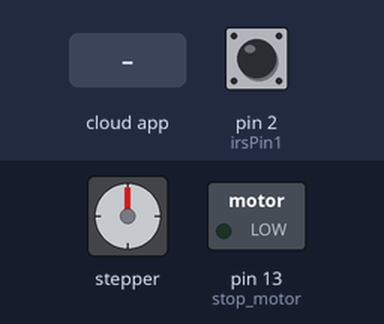
Bench run of a sketch on a simulated Arduino Uno, built with avr-gcc and run on an emulated ATmega328P. Parts: stepper motor, switched loads named in the sketch (green lamp = pin HIGH). Inputs (shaded band) come from the test bench; at power-on: pin 2 (irsPin1) HIGH. The ROS host is connected and sends only what is stated; stepper angles assume 200 steps per turn.

Above: at 1.2 s.
1.3 s: pin 2 (irsPin1) driven LOW
At 2.0 s:
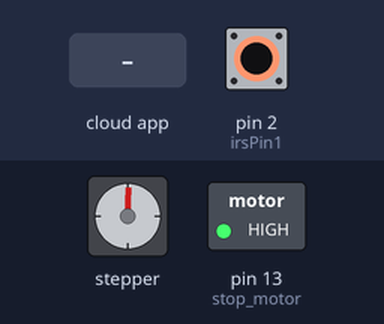
2.8 s: the phone or cloud app sets home to 0
At 3.09 s:
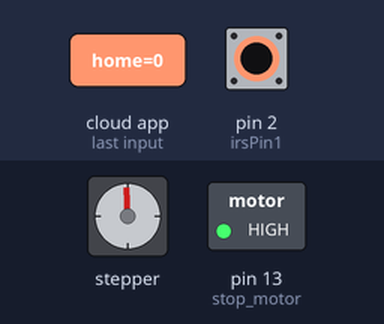
5.8 s: pin 2 (irsPin1) pulsed HIGH 2 times (0.12 s each, 0.3 s apart)
At 7.5 s:
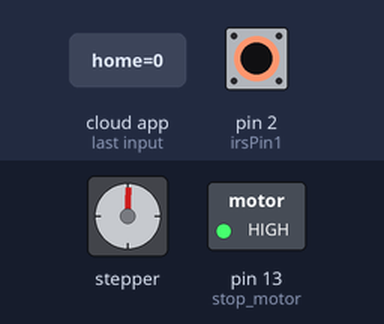
7.9 s: the phone or cloud app sets home to 1
At 8.52 s:
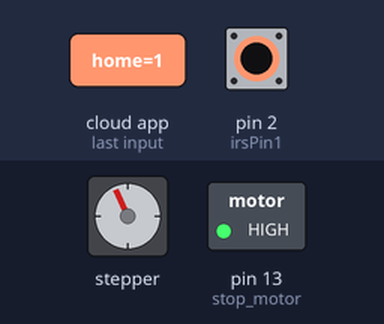
Timing chart, 0 to 22.5 s (numbered marks = the images above; inputs shaded):
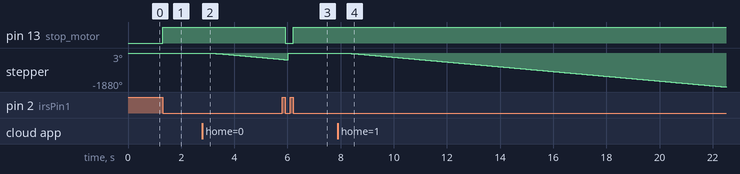

The sketch:

serial_v2.ino.ino
```cpp
//serial_node beta

// ----------LIBRARIES--------------
#include <ros.h>
#include <std_msgs/Float32MultiArray.h>
#include <std_msgs/Int32MultiArray.h>
#include <std_msgs/String.h>
#include <AccelStepper.h>
//IntervalTimer myTimer; //Cannot use with uno :(

// --------CONSTANTS---------------
const uint8_t arrayLength_stepsR = 3;
//st1
int driverPUL1 = 0;    // PUL- pin
int driverDIR1 = 1;    // DIR- pin
int irsPin1 = 2; // connected to switch signal for homing
int sigPin1 = 6; // swithc signal
int NoNcPin1 = 7; // normaly open/close
//st2
int driverPUL2 = 8;    // PUL- pin
int driverDIR2 = 9;    // DIR- pin
int irsPin2 = 3; // connected to switch signal for homing
int sigPin2 = 10; // swithc signal
int NoNcPin2 = 11; // normaly open/close
//st3
int driverPUL3 = A0;    // PUL- pin
int driverDIR3 = A1;    // DIR- pin
//int irsPin3 = 3; // connected to switch signal for homing
int sigPin3 = A2; // swithc signal
int NoNcPin3 = A3; // normaly open/close

//int enablePin = 3; // emer. stop TEMP
//int buttonPin = 12;

int MaxSpeed = 200;
int Acceleration = 75;

//------------VARIABLES---------------------
bool sensorValue = LOW;
//bool setdir = LOW; // Set Direction
long int stepNow[] = {0, 0, 0};

volatile bool runallowed = false; // booleans for new data from serial, and runallowed flag
long previousMillis = 0;
unsigned int delta = 1000;
bool flag = HIGH;
//----------------------
ros::NodeHandle  nh;
AccelStepper stepper1(1, driverPUL1, driverDIR1);
AccelStepper stepper2(1, driverPUL2, driverDIR2);
AccelStepper stepper3(1, driverPUL3, driverDIR3);

//------------CALLBACKS---------------------

void cb_move( const std_msgs::Float32MultiArray& msg ) {

  stepper1.setMaxSpeed(MaxSpeed); // TODO change to a define const.
  stepper1.setAcceleration(Acceleration);
  stepper1.moveTo(msg.data[0]);

  stepper2.setMaxSpeed(MaxSpeed); // TODO change to a define const.
  stepper2.setAcceleration(Acceleration);
  stepper2.moveTo(msg.data[1]);

  stepper3.setMaxSpeed(MaxSpeed); // TODO change to a define const.
  stepper3.setAcceleration(Acceleration);
  stepper3.moveTo(msg.data[2]);


}

void cb_home( const std_msgs::String& msg ) {
  homing();


}

//========================================

ros::Subscriber<std_msgs::Float32MultiArray> steps_sub("write/steps", cb_move);
ros::Subscriber<std_msgs::String> home_sub("home", cb_home);

std_msgs::Int32MultiArray current_step_msg;
ros::Publisher pub_step("read/current_step", &current_step_msg);


void setup() {

  nh.initNode();
  nh.subscribe(steps_sub);
  nh.subscribe(home_sub);

  current_step_msg.data_length = arrayLength_stepsR;
  nh.advertise(pub_step);
//  stepNow = stepper1.currentPosition();

  stepper1.setMaxSpeed(MaxSpeed); // TODO change to a define const.
  stepper1.setAcceleration(Acceleration);
//  stepper1.disableOutputs(); // Does nothing ?

  stepper2.setMaxSpeed(MaxSpeed); // TODO change to a define const.
  stepper2.setAcceleration(Acceleration);
//  stepper2.disableOutputs();

  stepper3.setMaxSpeed(MaxSpeed); // TODO change to a define const.
  stepper3.setAcceleration(Acceleration);
//  stepper3.disableOutputs();

  pinMode(sigPin1, INPUT_PULLUP);
  //pinMode(buttonPin, INPUT_PULLUP);
  pinMode (13, OUTPUT);
  pinMode (driverPUL1, OUTPUT);
  pinMode (driverDIR1, OUTPUT);

  attachInterrupt(digitalPinToInterrupt(irsPin1), stop_motor, FALLING);
//  attachInterrupt(digitalPinToInterrupt(enablePin), natural, LOW);

  //pinMode(NoNcPin, OUTPUT);
//  myTimer.begin(Publish_Timer, 35000);
}

//========================================
/* void Publish_Timer() {

  current_step_msg.data[0] = stepper1.currentPosition();
  pub_step.publish( &current_step_msg );

}*/


void loop() {

  if(millis() - previousMillis > delta) {
    pub_step.publish( &current_step_msg );
    previousMillis += delta;
  }
  stepNow[0] = stepper1.currentPosition();
  stepNow[1] = stepper2.currentPosition();
  stepNow[2] = stepper3.currentPosition();
  current_step_msg.data = stepNow;
  stepper1.run();
  //if (stepNow[0] >= 1300 && ) {
  stepper2.run();
  //}

  stepper3.run();

  nh.spinOnce();
//  delay(1);
//delayMicroseconds()
}

//========================================


void homing (){
  if (stepper1.currentPosition() == 0)
    {
        nh.loginfo("We are at the home position.");
        stepper1.disableOutputs(); //disable power
    }
  else
    {
        stepper1.enableOutputs();
        stepper1.setMaxSpeed(75); //set speed manually to 400. In this project 400 is 400 step/sec = 1 rev/sec.
        stepper1.moveTo(-6500); //set abolute distance to move
        //runallowedX = false; //disable running // ADD COND. TO MAIN ?
    }
}


void stop_motor()//function activated by the pressed microswitch
{

  //Stop motor, disable outputs; here we should also reset the numbers if there are any
  //runallowed = false; //disable running // ADD COND. TO MAIN ?
  stepper1.stop(); //stop motor
  stepper1.setCurrentPosition(0);  // reset position
  stepper1.move(2);
  nh.loginfo("REACHED LIMIT & STOPED, Position sets to 0"); //feedback towards the serial port
  digitalWrite(13, HIGH-digitalRead(13));
  stepper1.disableOutputs();//disable power
}


void natural () {
  nh.logerror("Interupted");
}
```

Measured:
- after the input at 1.3 s, pin 13 (stop_motor): LOW → HIGH at once; stepper: goes 1° 0.07 s, then 3°, starting at once
- after the input at 2.8 s, stepper: keeps turning counter-clockwise at about 117°/s, starting at once
- after the input at 5.8 s, pin 13 (stop_motor): HIGH → LOW after 0.12 s, → HIGH 0.30 s later
- after the input at 7.9 s, stepper: keeps turning counter-clockwise at about 129°/s, starting at once
